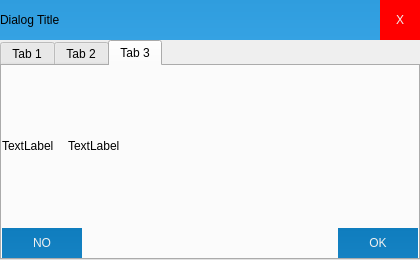
<?xml version="1.0" encoding="UTF-8"?>
<ui version="4.0">
 <class>MessageForm</class>
 <widget class="QWidget" name="MessageForm">
  <property name="geometry">
   <rect>
    <x>0</x>
    <y>0</y>
    <width>420</width>
    <height>260</height>
   </rect>
  </property>
  <property name="windowTitle">
   <string>Form</string>
  </property>
  <layout class="QVBoxLayout" name="verticalLayout">
   <property name="spacing">
    <number>0</number>
   </property>
   <property name="leftMargin">
    <number>0</number>
   </property>
   <property name="topMargin">
    <number>0</number>
   </property>
   <property name="rightMargin">
    <number>0</number>
   </property>
   <property name="bottomMargin">
    <number>0</number>
   </property>
   <item>
    <layout class="QHBoxLayout" name="horizontalLayout">
     <property name="spacing">
      <number>0</number>
     </property>
     <item>
      <widget class="QLabel" name="labTitle">
       <property name="sizePolicy">
        <sizepolicy hsizetype="Expanding" vsizetype="Preferred">
         <horstretch>0</horstretch>
         <verstretch>0</verstretch>
        </sizepolicy>
       </property>
       <property name="minimumSize">
        <size>
         <width>0</width>
         <height>40</height>
        </size>
       </property>
       <property name="styleSheet">
        <string notr="true">font: 11pt &quot;Microsoft YaHei&quot;;
background: qlineargradient(spread:pad, x1:0, y1:0, x2:0, y2:1, stop:0 #2F9DDE, stop:1 #35A2E3);</string>
       </property>
       <property name="text">
        <string>Dialog Title</string>
       </property>
      </widget>
     </item>
     <item>
      <widget class="QPushButton" name="btnClose">
       <property name="minimumSize">
        <size>
         <width>40</width>
         <height>30</height>
        </size>
       </property>
       <property name="maximumSize">
        <size>
         <width>40</width>
         <height>40</height>
        </size>
       </property>
       <property name="styleSheet">
        <string notr="true">QPushButton{
font: 12pt &quot;Verdana&quot;;
border-style: none;
border: 0px;
color: #F0F0F0;
padding: 5px;	
min-height: 20px;
border-radius:0px;
background: #ff0000;
}
QPushButton:hover{ 
	background-color: rgb(165, 0, 0);
}

QPushButton:pressed{ 
	background: #c71000;
}</string>
       </property>
       <property name="text">
        <string>X</string>
       </property>
       <property name="autoDefault">
        <bool>false</bool>
       </property>
       <property name="flat">
        <bool>true</bool>
       </property>
      </widget>
     </item>
    </layout>
   </item>
   <item>
    <widget class="QTabWidget" name="tabWidget">
     <property name="currentIndex">
      <number>2</number>
     </property>
     <widget class="QWidget" name="tab">
      <attribute name="title">
       <string>Tab 1</string>
      </attribute>
      <layout class="QVBoxLayout" name="verticalLayout_2">
       <property name="spacing">
        <number>0</number>
       </property>
       <property name="leftMargin">
        <number>0</number>
       </property>
       <property name="topMargin">
        <number>0</number>
       </property>
       <property name="rightMargin">
        <number>0</number>
       </property>
       <property name="bottomMargin">
        <number>0</number>
       </property>
       <item>
        <widget class="QLabel" name="label">
         <property name="sizePolicy">
          <sizepolicy hsizetype="Expanding" vsizetype="Expanding">
           <horstretch>0</horstretch>
           <verstretch>0</verstretch>
          </sizepolicy>
         </property>
         <property name="text">
          <string/>
         </property>
        </widget>
       </item>
      </layout>
     </widget>
     <widget class="QWidget" name="tab_2">
      <attribute name="title">
       <string>Tab 2</string>
      </attribute>
      <layout class="QVBoxLayout" name="verticalLayout_3">
       <property name="spacing">
        <number>0</number>
       </property>
       <property name="leftMargin">
        <number>0</number>
       </property>
       <property name="topMargin">
        <number>0</number>
       </property>
       <property name="rightMargin">
        <number>0</number>
       </property>
       <property name="bottomMargin">
        <number>0</number>
       </property>
       <item>
        <layout class="QHBoxLayout" name="horizontalLayout_3">
         <property name="spacing">
          <number>4</number>
         </property>
         <item>
          <widget class="QLabel" name="labNotice">
           <property name="sizePolicy">
            <sizepolicy hsizetype="Preferred" vsizetype="Preferred">
             <horstretch>0</horstretch>
             <verstretch>0</verstretch>
            </sizepolicy>
           </property>
           <property name="styleSheet">
            <string notr="true">font: 11pt &quot;Microsoft YaHei&quot;;</string>
           </property>
           <property name="text">
            <string>Add Trans-Mem for: </string>
           </property>
          </widget>
         </item>
         <item>
          <widget class="QLabel" name="labTransMemForWord">
           <property name="sizePolicy">
            <sizepolicy hsizetype="Expanding" vsizetype="Preferred">
             <horstretch>0</horstretch>
             <verstretch>0</verstretch>
            </sizepolicy>
           </property>
           <property name="styleSheet">
            <string notr="true">font: 11pt &quot;Microsoft YaHei&quot;;</string>
           </property>
           <property name="text">
            <string>-</string>
           </property>
          </widget>
         </item>
        </layout>
       </item>
       <item>
        <widget class="QTextEdit" name="transMemEdit">
         <property name="styleSheet">
          <string notr="true">font: 11pt &quot;Microsoft YaHei&quot;;</string>
         </property>
         <property name="placeholderText">
          <string>one definition each line...</string>
         </property>
        </widget>
       </item>
       <item>
        <layout class="QHBoxLayout" name="horizontalLayout_2">
         <property name="spacing">
          <number>0</number>
         </property>
         <item>
          <spacer name="horizontalSpacer">
           <property name="orientation">
            <enum>Qt::Horizontal</enum>
           </property>
           <property name="sizeHint" stdset="0">
            <size>
             <width>40</width>
             <height>20</height>
            </size>
           </property>
          </spacer>
         </item>
         <item>
          <widget class="QPushButton" name="btnExport">
           <property name="sizePolicy">
            <sizepolicy hsizetype="Minimum" vsizetype="Expanding">
             <horstretch>0</horstretch>
             <verstretch>0</verstretch>
            </sizepolicy>
           </property>
           <property name="minimumSize">
            <size>
             <width>0</width>
             <height>30</height>
            </size>
           </property>
           <property name="styleSheet">
            <string notr="true">QPushButton{
font: 10pt &quot;Verdana&quot;;
border-style: none;
border: 0px;
color: #F0F0F0;
padding: 5px;	
min-height: 20px;
border-radius:0px;
background: qlineargradient(spread:pad, x1:0, y1:0, x2:0, y2:1, stop:0 #0F7DBE, stop:1 #1582C3); }
QPushButton:hover{ 
	background: qlineargradient(spread:pad, x1:0, y1:0, x2:0, y2:1, stop:0 #50A3F0, stop:1 #489CEA);
}

QPushButton:pressed{ 
	background: qlineargradient(spread:pad, x1:0, y1:0, x2:0, y2:1, stop:0 #0F7DBE, stop:1 #1582C3);
}</string>
           </property>
           <property name="text">
            <string>Save (Ctrl+S)</string>
           </property>
           <property name="flat">
            <bool>true</bool>
           </property>
          </widget>
         </item>
        </layout>
       </item>
      </layout>
     </widget>
     <widget class="QWidget" name="tab_3">
      <attribute name="title">
       <string>Tab 3</string>
      </attribute>
      <layout class="QVBoxLayout" name="verticalLayout_4">
       <property name="spacing">
        <number>2</number>
       </property>
       <property name="leftMargin">
        <number>0</number>
       </property>
       <property name="topMargin">
        <number>0</number>
       </property>
       <property name="rightMargin">
        <number>0</number>
       </property>
       <property name="bottomMargin">
        <number>0</number>
       </property>
       <item>
        <layout class="QHBoxLayout" name="horizontalLayout_4">
         <property name="spacing">
          <number>0</number>
         </property>
         <item>
          <widget class="QLabel" name="labDialogLeft">
           <property name="sizePolicy">
            <sizepolicy hsizetype="Preferred" vsizetype="Expanding">
             <horstretch>0</horstretch>
             <verstretch>0</verstretch>
            </sizepolicy>
           </property>
           <property name="styleSheet">
            <string notr="true">font: 11pt &quot;Microsoft YaHei&quot;;</string>
           </property>
           <property name="text">
            <string>TextLabel</string>
           </property>
          </widget>
         </item>
         <item>
          <widget class="QLabel" name="labDialogMain">
           <property name="sizePolicy">
            <sizepolicy hsizetype="Expanding" vsizetype="Preferred">
             <horstretch>0</horstretch>
             <verstretch>0</verstretch>
            </sizepolicy>
           </property>
           <property name="maximumSize">
            <size>
             <width>350</width>
             <height>16777215</height>
            </size>
           </property>
           <property name="styleSheet">
            <string notr="true">font: 11pt &quot;Microsoft YaHei&quot;;</string>
           </property>
           <property name="text">
            <string>TextLabel</string>
           </property>
           <property name="alignment">
            <set>Qt::AlignLeading|Qt::AlignLeft|Qt::AlignVCenter</set>
           </property>
           <property name="wordWrap">
            <bool>true</bool>
           </property>
          </widget>
         </item>
        </layout>
       </item>
       <item>
        <layout class="QHBoxLayout" name="horizontalLayout_5">
         <item>
          <widget class="QPushButton" name="btnDialogNO">
           <property name="sizePolicy">
            <sizepolicy hsizetype="Minimum" vsizetype="Preferred">
             <horstretch>0</horstretch>
             <verstretch>0</verstretch>
            </sizepolicy>
           </property>
           <property name="minimumSize">
            <size>
             <width>80</width>
             <height>40</height>
            </size>
           </property>
           <property name="styleSheet">
            <string notr="true">QPushButton{
font: 10pt &quot;Verdana&quot;;
border-style: none;
border: 0px;
color: #F0F0F0;
padding: 5px;	
min-height: 20px;
border-radius:0px;
background: qlineargradient(spread:pad, x1:0, y1:0, x2:0, y2:1, stop:0 #0F7DBE, stop:1 #1582C3); }
QPushButton:hover{ 
	background: qlineargradient(spread:pad, x1:0, y1:0, x2:0, y2:1, stop:0 #50A3F0, stop:1 #489CEA);
}

QPushButton:pressed{ 
	background: qlineargradient(spread:pad, x1:0, y1:0, x2:0, y2:1, stop:0 #0F7DBE, stop:1 #1582C3);
}</string>
           </property>
           <property name="text">
            <string>NO</string>
           </property>
           <property name="flat">
            <bool>true</bool>
           </property>
          </widget>
         </item>
         <item>
          <spacer name="horizontalSpacer_2">
           <property name="orientation">
            <enum>Qt::Horizontal</enum>
           </property>
           <property name="sizeHint" stdset="0">
            <size>
             <width>40</width>
             <height>20</height>
            </size>
           </property>
          </spacer>
         </item>
         <item>
          <widget class="QPushButton" name="btnDialogOK">
           <property name="sizePolicy">
            <sizepolicy hsizetype="Minimum" vsizetype="Preferred">
             <horstretch>0</horstretch>
             <verstretch>0</verstretch>
            </sizepolicy>
           </property>
           <property name="minimumSize">
            <size>
             <width>80</width>
             <height>40</height>
            </size>
           </property>
           <property name="styleSheet">
            <string notr="true">QPushButton{
font: 10pt &quot;Verdana&quot;;
border-style: none;
border: 0px;
color: #F0F0F0;
padding: 5px;	
min-height: 20px;
border-radius:0px;
background: qlineargradient(spread:pad, x1:0, y1:0, x2:0, y2:1, stop:0 #0F7DBE, stop:1 #1582C3); }
QPushButton:hover{ 
	background: qlineargradient(spread:pad, x1:0, y1:0, x2:0, y2:1, stop:0 #50A3F0, stop:1 #489CEA);
}

QPushButton:pressed{ 
	background: qlineargradient(spread:pad, x1:0, y1:0, x2:0, y2:1, stop:0 #0F7DBE, stop:1 #1582C3);
}</string>
           </property>
           <property name="text">
            <string>OK</string>
           </property>
           <property name="flat">
            <bool>true</bool>
           </property>
          </widget>
         </item>
        </layout>
       </item>
      </layout>
     </widget>
    </widget>
   </item>
  </layout>
 </widget>
 <resources/>
 <connections/>
</ui>
